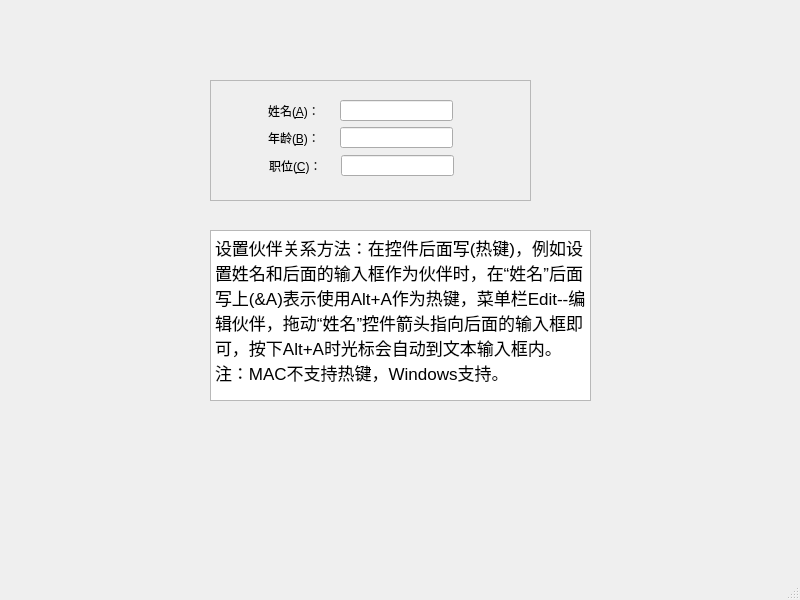
<?xml version="1.0" encoding="UTF-8"?>
<ui version="4.0">
 <class>MainWindow</class>
 <widget class="QMainWindow" name="MainWindow">
  <property name="geometry">
   <rect>
    <x>0</x>
    <y>0</y>
    <width>800</width>
    <height>600</height>
   </rect>
  </property>
  <property name="sizePolicy">
   <sizepolicy hsizetype="Preferred" vsizetype="Preferred">
    <horstretch>3</horstretch>
    <verstretch>0</verstretch>
   </sizepolicy>
  </property>
  <property name="windowTitle">
   <string>MainWindow</string>
  </property>
  <widget class="QWidget" name="centralwidget">
   <widget class="QFrame" name="frame">
    <property name="geometry">
     <rect>
      <x>210</x>
      <y>80</y>
      <width>321</width>
      <height>121</height>
     </rect>
    </property>
    <property name="frameShape">
     <enum>QFrame::StyledPanel</enum>
    </property>
    <property name="frameShadow">
     <enum>QFrame::Raised</enum>
    </property>
    <widget class="QLabel" name="label">
     <property name="geometry">
      <rect>
       <x>58</x>
       <y>23</y>
       <width>60</width>
       <height>16</height>
      </rect>
     </property>
     <property name="text">
      <string>姓名(&amp;A)：</string>
     </property>
     <property name="buddy">
      <cstring>lineEdit</cstring>
     </property>
    </widget>
    <widget class="QLineEdit" name="lineEdit">
     <property name="geometry">
      <rect>
       <x>130</x>
       <y>20</y>
       <width>113</width>
       <height>21</height>
      </rect>
     </property>
    </widget>
    <widget class="QLabel" name="label_2">
     <property name="geometry">
      <rect>
       <x>58</x>
       <y>50</y>
       <width>60</width>
       <height>16</height>
      </rect>
     </property>
     <property name="text">
      <string>年龄(&amp;B)：</string>
     </property>
     <property name="buddy">
      <cstring>lineEdit_2</cstring>
     </property>
    </widget>
    <widget class="QLineEdit" name="lineEdit_2">
     <property name="geometry">
      <rect>
       <x>130</x>
       <y>47</y>
       <width>113</width>
       <height>21</height>
      </rect>
     </property>
    </widget>
    <widget class="QLabel" name="label_3">
     <property name="geometry">
      <rect>
       <x>59</x>
       <y>78</y>
       <width>60</width>
       <height>16</height>
      </rect>
     </property>
     <property name="text">
      <string>职位(&amp;C)：</string>
     </property>
     <property name="buddy">
      <cstring>lineEdit_3</cstring>
     </property>
    </widget>
    <widget class="QLineEdit" name="lineEdit_3">
     <property name="geometry">
      <rect>
       <x>131</x>
       <y>75</y>
       <width>113</width>
       <height>21</height>
      </rect>
     </property>
    </widget>
   </widget>
   <widget class="QTextEdit" name="textEdit">
    <property name="geometry">
     <rect>
      <x>210</x>
      <y>230</y>
      <width>381</width>
      <height>171</height>
     </rect>
    </property>
    <property name="html">
     <string>&lt;!DOCTYPE HTML PUBLIC &quot;-//W3C//DTD HTML 4.0//EN&quot; &quot;http://www.w3.org/TR/REC-html40/strict.dtd&quot;&gt;
&lt;html&gt;&lt;head&gt;&lt;meta name=&quot;qrichtext&quot; content=&quot;1&quot; /&gt;&lt;style type=&quot;text/css&quot;&gt;
p, li { white-space: pre-wrap; }
&lt;/style&gt;&lt;/head&gt;&lt;body style=&quot; font-family:'.AppleSystemUIFont'; font-size:13pt; font-weight:400; font-style:normal;&quot;&gt;
&lt;p style=&quot; margin-top:0px; margin-bottom:0px; margin-left:0px; margin-right:0px; -qt-block-indent:0; text-indent:0px;&quot;&gt;设置伙伴关系方法：在控件后面写(热键)，例如设置姓名和后面的输入框作为伙伴时，在“姓名”后面写上(&amp;amp;A)表示使用Alt+A作为热键，菜单栏Edit--编辑伙伴，拖动“姓名”控件箭头指向后面的输入框即可，按下Alt+A时光标会自动到文本输入框内。注：MAC不支持热键，Windows支持。&lt;/p&gt;&lt;/body&gt;&lt;/html&gt;</string>
    </property>
   </widget>
  </widget>
  <widget class="QMenuBar" name="menubar">
   <property name="geometry">
    <rect>
     <x>0</x>
     <y>0</y>
     <width>800</width>
     <height>24</height>
    </rect>
   </property>
  </widget>
  <widget class="QStatusBar" name="statusbar"/>
 </widget>
 <resources/>
 <connections/>
</ui>
